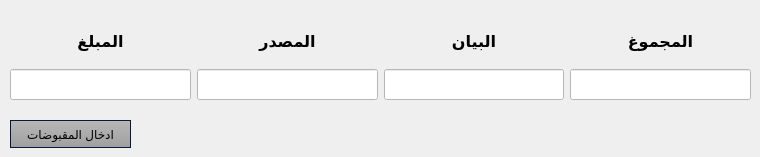
    <widget class="QWidget" name="tabEarnedEntry">
     <attribute name="title">
      <string>ادخال المقبوضات</string>
     </attribute>
     <widget class="QWidget" name="gridLayoutWidget_2">
      <property name="geometry">
       <rect>
        <x>10</x>
        <y>20</y>
        <width>741</width>
        <height>80</height>
       </rect>
      </property>
      <layout class="QGridLayout" name="gridLayout_2" columnstretch="0,0,0,0">
       <item row="0" column="1">
        <widget class="QLabel" name="label_10">
         <property name="font">
          <font>
           <family>Arial</family>
           <pointsize>12</pointsize>
           <bold>true</bold>
          </font>
         </property>
         <property name="layoutDirection">
          <enum>Qt::RightToLeft</enum>
         </property>
         <property name="text">
          <string>المصدر</string>
         </property>
         <property name="alignment">
          <set>Qt::AlignCenter</set>
         </property>
        </widget>
       </item>
       <item row="0" column="2">
        <widget class="QLabel" name="label_12">
         <property name="font">
          <font>
           <family>Arial</family>
           <pointsize>12</pointsize>
           <bold>true</bold>
          </font>
         </property>
         <property name="layoutDirection">
          <enum>Qt::RightToLeft</enum>
         </property>
         <property name="text">
          <string>البيان</string>
         </property>
         <property name="alignment">
          <set>Qt::AlignCenter</set>
         </property>
        </widget>
       </item>
       <item row="1" column="3">
        <widget class="QLineEdit" name="inputSum_2">
         <property name="font">
          <font>
           <pointsize>14</pointsize>
          </font>
         </property>
         <property name="styleSheet">
          <string notr="true">background-color: rgb(255, 255, 255);</string>
         </property>
        </widget>
       </item>
       <item row="1" column="0">
        <widget class="QLineEdit" name="inputAmount_2">
         <property name="font">
          <font>
           <pointsize>14</pointsize>
          </font>
         </property>
         <property name="styleSheet">
          <string notr="true">background-color: rgb(255, 255, 255);</string>
         </property>
        </widget>
       </item>
       <item row="1" column="1">
        <widget class="QLineEdit" name="inputSource_2">
         <property name="font">
          <font>
           <pointsize>14</pointsize>
          </font>
         </property>
         <property name="styleSheet">
          <string notr="true">background-color: rgb(255, 255, 255);</string>
         </property>
        </widget>
       </item>
       <item row="1" column="2">
        <widget class="QLineEdit" name="inputComment_2">
         <property name="font">
          <font>
           <pointsize>14</pointsize>
          </font>
         </property>
         <property name="styleSheet">
          <string notr="true">background-color: rgb(255, 255, 255);</string>
         </property>
        </widget>
       </item>
       <item row="0" column="0">
        <widget class="QLabel" name="label_13">
         <property name="font">
          <font>
           <family>Arial</family>
           <pointsize>12</pointsize>
           <bold>true</bold>
          </font>
         </property>
         <property name="layoutDirection">
          <enum>Qt::RightToLeft</enum>
         </property>
         <property name="text">
          <string>المبلغ</string>
         </property>
         <property name="alignment">
          <set>Qt::AlignCenter</set>
         </property>
        </widget>
       </item>
       <item row="0" column="3">
        <widget class="QLabel" name="label_11">
         <property name="font">
          <font>
           <family>Arial</family>
           <pointsize>12</pointsize>
           <bold>true</bold>
          </font>
         </property>
         <property name="layoutDirection">
          <enum>Qt::RightToLeft</enum>
         </property>
         <property name="text">
          <string>المجموغ</string>
         </property>
         <property name="alignment">
          <set>Qt::AlignCenter</set>
         </property>
        </widget>
       </item>
      </layout>
     </widget>
     <widget class="QPushButton" name="btnEarnedEntry">
      <property name="geometry">
       <rect>
        <x>10</x>
        <y>120</y>
        <width>121</width>
        <height>28</height>
       </rect>
      </property>
      <property name="styleSheet">
       <string notr="true">QPushButton {
  background-color: qlineargradient(spread:repeat, x1:1, y1:0, x2:1, y2:1, stop:0 rgba(184, 184,      184, 255),stop:1 rgba(159, 159, 159, 255));
	color: #000;
	min-width: 80px;
	border-style: solid;
	border-width: 1px;
	border-color: #051a39;
	padding: 5px;
}
QPushButton#btnEarnedEntry:hover
{
	background-color: rgba(70,162,218,50%);
	border: 1px solid #46a2da;

}

QPushButton#btnEarnedEntry:pressed {
    background-color: qlineargradient(x1: 0, y1: 0, x2: 0, y2: 1,
                                      stop: 0 #dadbde, stop: 1 #f6f7fa);
}</string>
      </property>
      <property name="text">
       <string>ادخال المقبوضات</string>
      </property>
     </widget>
    </widget>
